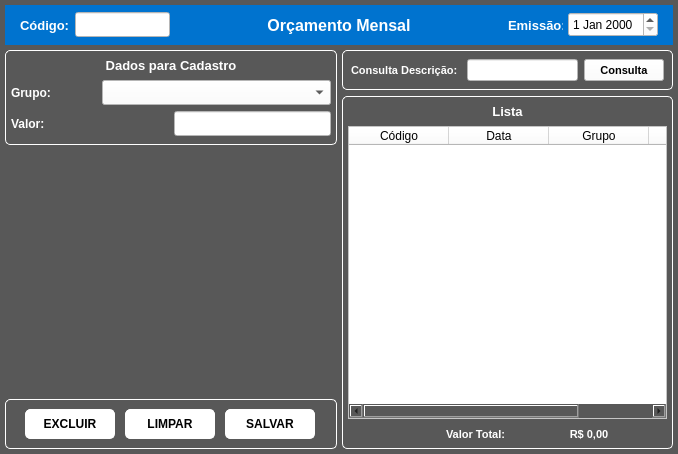
<?xml version="1.0" encoding="UTF-8"?>
<ui version="4.0">
 <class>MainWindow</class>
 <widget class="QMainWindow" name="MainWindow">
  <property name="geometry">
   <rect>
    <x>0</x>
    <y>0</y>
    <width>678</width>
    <height>454</height>
   </rect>
  </property>
  <property name="windowTitle">
   <string>Orçamento Mensal</string>
  </property>
  <widget class="QWidget" name="centralwidget">
   <property name="styleSheet">
    <string notr="true">background-color: rgb(88, 88, 88);</string>
   </property>
   <layout class="QVBoxLayout" name="verticalLayout">
    <property name="spacing">
     <number>5</number>
    </property>
    <property name="leftMargin">
     <number>5</number>
    </property>
    <property name="topMargin">
     <number>5</number>
    </property>
    <property name="rightMargin">
     <number>5</number>
    </property>
    <property name="bottomMargin">
     <number>5</number>
    </property>
    <item>
     <widget class="QWidget" name="widget" native="true">
      <property name="minimumSize">
       <size>
        <width>0</width>
        <height>40</height>
       </size>
      </property>
      <property name="maximumSize">
       <size>
        <width>16777215</width>
        <height>40</height>
       </size>
      </property>
      <property name="styleSheet">
       <string notr="true">background-color: rgb(0, 115, 207);</string>
      </property>
      <layout class="QHBoxLayout" name="horizontalLayout">
       <property name="spacing">
        <number>5</number>
       </property>
       <property name="leftMargin">
        <number>15</number>
       </property>
       <property name="topMargin">
        <number>5</number>
       </property>
       <property name="rightMargin">
        <number>15</number>
       </property>
       <property name="bottomMargin">
        <number>5</number>
       </property>
       <item>
        <widget class="QLabel" name="label_4">
         <property name="minimumSize">
          <size>
           <width>0</width>
           <height>0</height>
          </size>
         </property>
         <property name="maximumSize">
          <size>
           <width>50</width>
           <height>16777215</height>
          </size>
         </property>
         <property name="font">
          <font>
           <pointsize>10</pointsize>
           <weight>75</weight>
           <bold>true</bold>
          </font>
         </property>
         <property name="styleSheet">
          <string notr="true">color: rgb(255, 255, 255);</string>
         </property>
         <property name="text">
          <string>Código:</string>
         </property>
         <property name="alignment">
          <set>Qt::AlignLeading|Qt::AlignLeft|Qt::AlignVCenter</set>
         </property>
        </widget>
       </item>
       <item>
        <widget class="QLineEdit" name="line_Num">
         <property name="sizePolicy">
          <sizepolicy hsizetype="Preferred" vsizetype="Preferred">
           <horstretch>0</horstretch>
           <verstretch>0</verstretch>
          </sizepolicy>
         </property>
         <property name="minimumSize">
          <size>
           <width>95</width>
           <height>25</height>
          </size>
         </property>
         <property name="maximumSize">
          <size>
           <width>95</width>
           <height>25</height>
          </size>
         </property>
         <property name="font">
          <font>
           <pointsize>9</pointsize>
          </font>
         </property>
         <property name="styleSheet">
          <string notr="true">background-color: rgb(255, 255, 255);</string>
         </property>
         <property name="inputMask">
          <string/>
         </property>
         <property name="text">
          <string/>
         </property>
         <property name="frame">
          <bool>true</bool>
         </property>
         <property name="echoMode">
          <enum>QLineEdit::Normal</enum>
         </property>
         <property name="alignment">
          <set>Qt::AlignCenter</set>
         </property>
         <property name="dragEnabled">
          <bool>false</bool>
         </property>
         <property name="placeholderText">
          <string/>
         </property>
        </widget>
       </item>
       <item>
        <widget class="QLabel" name="label_titulo">
         <property name="font">
          <font>
           <pointsize>12</pointsize>
           <weight>75</weight>
           <bold>true</bold>
          </font>
         </property>
         <property name="styleSheet">
          <string notr="true">color: rgb(255, 255, 255);</string>
         </property>
         <property name="text">
          <string>Orçamento Mensal</string>
         </property>
         <property name="alignment">
          <set>Qt::AlignCenter</set>
         </property>
        </widget>
       </item>
       <item>
        <widget class="QLabel" name="label">
         <property name="minimumSize">
          <size>
           <width>0</width>
           <height>0</height>
          </size>
         </property>
         <property name="maximumSize">
          <size>
           <width>55</width>
           <height>16777215</height>
          </size>
         </property>
         <property name="font">
          <font>
           <pointsize>10</pointsize>
           <weight>75</weight>
           <bold>true</bold>
          </font>
         </property>
         <property name="styleSheet">
          <string notr="true">color: rgb(255, 255, 255);</string>
         </property>
         <property name="text">
          <string>Emissão:</string>
         </property>
        </widget>
       </item>
       <item>
        <widget class="QDateEdit" name="date_Emissao">
         <property name="sizePolicy">
          <sizepolicy hsizetype="Preferred" vsizetype="Preferred">
           <horstretch>0</horstretch>
           <verstretch>0</verstretch>
          </sizepolicy>
         </property>
         <property name="minimumSize">
          <size>
           <width>90</width>
           <height>25</height>
          </size>
         </property>
         <property name="maximumSize">
          <size>
           <width>90</width>
           <height>25</height>
          </size>
         </property>
         <property name="font">
          <font>
           <pointsize>9</pointsize>
           <weight>50</weight>
           <bold>false</bold>
          </font>
         </property>
         <property name="styleSheet">
          <string notr="true">background-color: rgb(255, 255, 255);</string>
         </property>
        </widget>
       </item>
      </layout>
     </widget>
    </item>
    <item>
     <widget class="QWidget" name="widget_2" native="true">
      <layout class="QGridLayout" name="gridLayout" columnstretch="0,0">
       <property name="leftMargin">
        <number>0</number>
       </property>
       <property name="topMargin">
        <number>0</number>
       </property>
       <property name="rightMargin">
        <number>0</number>
       </property>
       <property name="bottomMargin">
        <number>0</number>
       </property>
       <property name="spacing">
        <number>5</number>
       </property>
       <item row="0" column="0">
        <widget class="QWidget" name="widget_3" native="true">
         <property name="minimumSize">
          <size>
           <width>0</width>
           <height>0</height>
          </size>
         </property>
         <property name="maximumSize">
          <size>
           <width>350</width>
           <height>16777215</height>
          </size>
         </property>
         <layout class="QGridLayout" name="gridLayout_2">
          <property name="leftMargin">
           <number>0</number>
          </property>
          <property name="topMargin">
           <number>0</number>
          </property>
          <property name="rightMargin">
           <number>0</number>
          </property>
          <property name="bottomMargin">
           <number>0</number>
          </property>
          <property name="horizontalSpacing">
           <number>0</number>
          </property>
          <property name="verticalSpacing">
           <number>6</number>
          </property>
          <item row="2" column="0">
           <widget class="QWidget" name="widget_6" native="true">
            <property name="minimumSize">
             <size>
              <width>0</width>
              <height>50</height>
             </size>
            </property>
            <property name="maximumSize">
             <size>
              <width>16777215</width>
              <height>50</height>
             </size>
            </property>
            <property name="styleSheet">
             <string notr="true">QWidget {
    border: 1px solid rgb(255, 255, 255); /* Define a largura, estilo e cor da borda */
    border-radius: 5px; /* (Opcional) Adiciona cantos arredondados */
}</string>
            </property>
            <layout class="QHBoxLayout" name="horizontalLayout_2">
             <property name="spacing">
              <number>5</number>
             </property>
             <property name="leftMargin">
              <number>15</number>
             </property>
             <property name="topMargin">
              <number>5</number>
             </property>
             <property name="rightMargin">
              <number>15</number>
             </property>
             <property name="bottomMargin">
              <number>5</number>
             </property>
             <item>
              <widget class="QPushButton" name="btn_Excluir">
               <property name="sizePolicy">
                <sizepolicy hsizetype="Preferred" vsizetype="Preferred">
                 <horstretch>0</horstretch>
                 <verstretch>0</verstretch>
                </sizepolicy>
               </property>
               <property name="minimumSize">
                <size>
                 <width>90</width>
                 <height>30</height>
                </size>
               </property>
               <property name="maximumSize">
                <size>
                 <width>90</width>
                 <height>30</height>
                </size>
               </property>
               <property name="font">
                <font>
                 <pointsize>9</pointsize>
                 <weight>75</weight>
                 <bold>true</bold>
                </font>
               </property>
               <property name="cursor">
                <cursorShape>PointingHandCursor</cursorShape>
               </property>
               <property name="styleSheet">
                <string notr="true">background-color: rgb(255, 255, 255);</string>
               </property>
               <property name="text">
                <string>EXCLUIR</string>
               </property>
              </widget>
             </item>
             <item>
              <widget class="QPushButton" name="btn_Limpar">
               <property name="sizePolicy">
                <sizepolicy hsizetype="Preferred" vsizetype="Preferred">
                 <horstretch>0</horstretch>
                 <verstretch>0</verstretch>
                </sizepolicy>
               </property>
               <property name="minimumSize">
                <size>
                 <width>90</width>
                 <height>30</height>
                </size>
               </property>
               <property name="maximumSize">
                <size>
                 <width>90</width>
                 <height>30</height>
                </size>
               </property>
               <property name="font">
                <font>
                 <pointsize>9</pointsize>
                 <weight>75</weight>
                 <bold>true</bold>
                </font>
               </property>
               <property name="cursor">
                <cursorShape>PointingHandCursor</cursorShape>
               </property>
               <property name="styleSheet">
                <string notr="true">background-color: rgb(255, 255, 255);</string>
               </property>
               <property name="text">
                <string>LIMPAR</string>
               </property>
              </widget>
             </item>
             <item>
              <widget class="QPushButton" name="btn_Salvar">
               <property name="sizePolicy">
                <sizepolicy hsizetype="Preferred" vsizetype="Preferred">
                 <horstretch>0</horstretch>
                 <verstretch>0</verstretch>
                </sizepolicy>
               </property>
               <property name="minimumSize">
                <size>
                 <width>90</width>
                 <height>30</height>
                </size>
               </property>
               <property name="maximumSize">
                <size>
                 <width>90</width>
                 <height>30</height>
                </size>
               </property>
               <property name="font">
                <font>
                 <pointsize>9</pointsize>
                 <weight>75</weight>
                 <bold>true</bold>
                </font>
               </property>
               <property name="cursor">
                <cursorShape>PointingHandCursor</cursorShape>
               </property>
               <property name="styleSheet">
                <string notr="true">background-color: rgb(255, 255, 255);</string>
               </property>
               <property name="text">
                <string>SALVAR</string>
               </property>
              </widget>
             </item>
            </layout>
           </widget>
          </item>
          <item row="0" column="0">
           <widget class="QWidget" name="widget_8" native="true">
            <property name="minimumSize">
             <size>
              <width>0</width>
              <height>0</height>
             </size>
            </property>
            <property name="maximumSize">
             <size>
              <width>16777215</width>
              <height>95</height>
             </size>
            </property>
            <property name="styleSheet">
             <string notr="true">#widget_8 {
    border: 1px solid rgb(255, 255, 255); /* Define a largura, estilo e cor da borda */
    border-radius: 5px; /* (Opcional) Adiciona cantos arredondados */
}</string>
            </property>
            <layout class="QVBoxLayout" name="verticalLayout_4">
             <property name="leftMargin">
              <number>6</number>
             </property>
             <property name="topMargin">
              <number>6</number>
             </property>
             <property name="rightMargin">
              <number>6</number>
             </property>
             <property name="bottomMargin">
              <number>6</number>
             </property>
             <item>
              <widget class="QLabel" name="label_titulo_2">
               <property name="maximumSize">
                <size>
                 <width>16777215</width>
                 <height>18</height>
                </size>
               </property>
               <property name="font">
                <font>
                 <pointsize>10</pointsize>
                 <weight>75</weight>
                 <bold>true</bold>
                </font>
               </property>
               <property name="styleSheet">
                <string notr="true">color: rgb(255, 255, 255);</string>
               </property>
               <property name="text">
                <string>Dados para Cadastro</string>
               </property>
               <property name="alignment">
                <set>Qt::AlignCenter</set>
               </property>
              </widget>
             </item>
             <item>
              <widget class="QWidget" name="widget_10" native="true">
               <property name="maximumSize">
                <size>
                 <width>16777215</width>
                 <height>25</height>
                </size>
               </property>
               <layout class="QHBoxLayout" name="horizontalLayout_5">
                <property name="leftMargin">
                 <number>0</number>
                </property>
                <property name="topMargin">
                 <number>0</number>
                </property>
                <property name="rightMargin">
                 <number>0</number>
                </property>
                <property name="bottomMargin">
                 <number>0</number>
                </property>
                <item>
                 <widget class="QLabel" name="label_11">
                  <property name="minimumSize">
                   <size>
                    <width>0</width>
                    <height>0</height>
                   </size>
                  </property>
                  <property name="maximumSize">
                   <size>
                    <width>85</width>
                    <height>16777215</height>
                   </size>
                  </property>
                  <property name="font">
                   <font>
                    <pointsize>9</pointsize>
                    <weight>75</weight>
                    <bold>true</bold>
                   </font>
                  </property>
                  <property name="styleSheet">
                   <string notr="true">color: rgb(255, 255, 255);</string>
                  </property>
                  <property name="text">
                   <string>Grupo:</string>
                  </property>
                 </widget>
                </item>
                <item>
                 <widget class="QComboBox" name="combo_Grupo">
                  <property name="sizePolicy">
                   <sizepolicy hsizetype="Preferred" vsizetype="Preferred">
                    <horstretch>0</horstretch>
                    <verstretch>0</verstretch>
                   </sizepolicy>
                  </property>
                  <property name="minimumSize">
                   <size>
                    <width>0</width>
                    <height>0</height>
                   </size>
                  </property>
                  <property name="maximumSize">
                   <size>
                    <width>16777215</width>
                    <height>16777215</height>
                   </size>
                  </property>
                  <property name="font">
                   <font>
                    <pointsize>9</pointsize>
                    <weight>50</weight>
                    <bold>false</bold>
                   </font>
                  </property>
                  <property name="styleSheet">
                   <string notr="true">background-color: rgb(255, 255, 255);</string>
                  </property>
                  <item>
                   <property name="text">
                    <string/>
                   </property>
                  </item>
                 </widget>
                </item>
               </layout>
              </widget>
             </item>
             <item>
              <widget class="QWidget" name="widget_9" native="true">
               <property name="maximumSize">
                <size>
                 <width>16777215</width>
                 <height>25</height>
                </size>
               </property>
               <layout class="QHBoxLayout" name="horizontalLayout_3">
                <property name="leftMargin">
                 <number>0</number>
                </property>
                <property name="topMargin">
                 <number>0</number>
                </property>
                <property name="rightMargin">
                 <number>0</number>
                </property>
                <property name="bottomMargin">
                 <number>0</number>
                </property>
                <item>
                 <widget class="QLabel" name="label_24">
                  <property name="font">
                   <font>
                    <pointsize>9</pointsize>
                    <weight>75</weight>
                    <bold>true</bold>
                   </font>
                  </property>
                  <property name="styleSheet">
                   <string notr="true">color: rgb(255, 255, 255);</string>
                  </property>
                  <property name="text">
                   <string>Valor:</string>
                  </property>
                  <property name="alignment">
                   <set>Qt::AlignLeading|Qt::AlignLeft|Qt::AlignVCenter</set>
                  </property>
                 </widget>
                </item>
                <item>
                 <widget class="QLineEdit" name="line_Valor">
                  <property name="sizePolicy">
                   <sizepolicy hsizetype="Preferred" vsizetype="Preferred">
                    <horstretch>0</horstretch>
                    <verstretch>0</verstretch>
                   </sizepolicy>
                  </property>
                  <property name="minimumSize">
                   <size>
                    <width>0</width>
                    <height>0</height>
                   </size>
                  </property>
                  <property name="maximumSize">
                   <size>
                    <width>16777215</width>
                    <height>16777215</height>
                   </size>
                  </property>
                  <property name="font">
                   <font>
                    <pointsize>9</pointsize>
                   </font>
                  </property>
                  <property name="styleSheet">
                   <string notr="true">background-color: rgb(255, 255, 255);</string>
                  </property>
                  <property name="text">
                   <string/>
                  </property>
                  <property name="maxLength">
                   <number>45</number>
                  </property>
                  <property name="alignment">
                   <set>Qt::AlignLeading|Qt::AlignLeft|Qt::AlignVCenter</set>
                  </property>
                 </widget>
                </item>
               </layout>
              </widget>
             </item>
            </layout>
           </widget>
          </item>
          <item row="1" column="0">
           <widget class="QWidget" name="widget_5" native="true"/>
          </item>
         </layout>
        </widget>
       </item>
       <item row="0" column="1">
        <widget class="QWidget" name="widget_7" native="true">
         <layout class="QVBoxLayout" name="verticalLayout_2">
          <property name="leftMargin">
           <number>0</number>
          </property>
          <property name="topMargin">
           <number>0</number>
          </property>
          <property name="rightMargin">
           <number>0</number>
          </property>
          <property name="bottomMargin">
           <number>0</number>
          </property>
          <item>
           <widget class="QWidget" name="widget_11" native="true">
            <property name="maximumSize">
             <size>
              <width>16777215</width>
              <height>40</height>
             </size>
            </property>
            <property name="styleSheet">
             <string notr="true">#widget_11 {
    border: 1px solid rgb(255, 255, 255); /* Define a largura, estilo e cor da borda */
    border-radius: 5px; /* (Opcional) Adiciona cantos arredondados */
}</string>
            </property>
            <layout class="QHBoxLayout" name="horizontalLayout_4">
             <item>
              <widget class="QLabel" name="label_6">
               <property name="maximumSize">
                <size>
                 <width>110</width>
                 <height>16777215</height>
                </size>
               </property>
               <property name="font">
                <font>
                 <pointsize>8</pointsize>
                 <weight>75</weight>
                 <bold>true</bold>
                </font>
               </property>
               <property name="styleSheet">
                <string notr="true">color: rgb(255, 255, 255);</string>
               </property>
               <property name="text">
                <string>Consulta Descrição:</string>
               </property>
               <property name="alignment">
                <set>Qt::AlignLeading|Qt::AlignLeft|Qt::AlignVCenter</set>
               </property>
              </widget>
             </item>
             <item>
              <widget class="QLineEdit" name="line_Consulta">
               <property name="sizePolicy">
                <sizepolicy hsizetype="Preferred" vsizetype="Preferred">
                 <horstretch>0</horstretch>
                 <verstretch>0</verstretch>
                </sizepolicy>
               </property>
               <property name="font">
                <font>
                 <pointsize>8</pointsize>
                </font>
               </property>
               <property name="styleSheet">
                <string notr="true">background-color: rgb(255, 255, 255);</string>
               </property>
               <property name="alignment">
                <set>Qt::AlignLeading|Qt::AlignLeft|Qt::AlignVCenter</set>
               </property>
              </widget>
             </item>
             <item>
              <widget class="QPushButton" name="btn_Consulta">
               <property name="sizePolicy">
                <sizepolicy hsizetype="Preferred" vsizetype="Preferred">
                 <horstretch>0</horstretch>
                 <verstretch>0</verstretch>
                </sizepolicy>
               </property>
               <property name="maximumSize">
                <size>
                 <width>80</width>
                 <height>16777215</height>
                </size>
               </property>
               <property name="font">
                <font>
                 <pointsize>8</pointsize>
                 <weight>75</weight>
                 <bold>true</bold>
                </font>
               </property>
               <property name="cursor">
                <cursorShape>PointingHandCursor</cursorShape>
               </property>
               <property name="layoutDirection">
                <enum>Qt::LeftToRight</enum>
               </property>
               <property name="autoFillBackground">
                <bool>false</bool>
               </property>
               <property name="styleSheet">
                <string notr="true">background-color: rgb(255, 255, 255);</string>
               </property>
               <property name="text">
                <string>Consulta</string>
               </property>
               <property name="checkable">
                <bool>false</bool>
               </property>
               <property name="autoDefault">
                <bool>false</bool>
               </property>
               <property name="default">
                <bool>false</bool>
               </property>
               <property name="flat">
                <bool>false</bool>
               </property>
              </widget>
             </item>
            </layout>
           </widget>
          </item>
          <item>
           <widget class="QWidget" name="widget_4" native="true">
            <property name="styleSheet">
             <string notr="true">#widget_4 {
    border: 1px solid rgb(255, 255, 255); /* Define a largura, estilo e cor da borda */
    border-radius: 5px; /* (Opcional) Adiciona cantos arredondados */
}</string>
            </property>
            <layout class="QVBoxLayout" name="verticalLayout_3">
             <property name="spacing">
              <number>6</number>
             </property>
             <property name="leftMargin">
              <number>6</number>
             </property>
             <property name="topMargin">
              <number>6</number>
             </property>
             <property name="rightMargin">
              <number>6</number>
             </property>
             <property name="bottomMargin">
              <number>6</number>
             </property>
             <item>
              <widget class="QLabel" name="label_5">
               <property name="minimumSize">
                <size>
                 <width>0</width>
                 <height>0</height>
                </size>
               </property>
               <property name="maximumSize">
                <size>
                 <width>16777215</width>
                 <height>18</height>
                </size>
               </property>
               <property name="font">
                <font>
                 <pointsize>10</pointsize>
                 <weight>75</weight>
                 <bold>true</bold>
                </font>
               </property>
               <property name="styleSheet">
                <string notr="true">color: rgb(255, 255, 255);</string>
               </property>
               <property name="text">
                <string>Lista</string>
               </property>
               <property name="alignment">
                <set>Qt::AlignCenter</set>
               </property>
              </widget>
             </item>
             <item>
              <widget class="QTableWidget" name="table_Lista">
               <property name="sizePolicy">
                <sizepolicy hsizetype="Preferred" vsizetype="Preferred">
                 <horstretch>0</horstretch>
                 <verstretch>0</verstretch>
                </sizepolicy>
               </property>
               <property name="font">
                <font>
                 <pointsize>7</pointsize>
                </font>
               </property>
               <property name="styleSheet">
                <string notr="true">background-color: rgb(255, 255, 255);</string>
               </property>
               <attribute name="verticalHeaderDefaultSectionSize">
                <number>0</number>
               </attribute>
               <attribute name="verticalHeaderMinimumSectionSize">
                <number>0</number>
               </attribute>
               <column>
                <property name="text">
                 <string>Código</string>
                </property>
               </column>
               <column>
                <property name="text">
                 <string>Data</string>
                </property>
               </column>
               <column>
                <property name="text">
                 <string>Grupo</string>
                </property>
               </column>
               <column>
                <property name="text">
                 <string>Valor</string>
                </property>
               </column>
              </widget>
             </item>
             <item>
              <widget class="QWidget" name="widget_12" native="true">
               <property name="maximumSize">
                <size>
                 <width>16777215</width>
                 <height>18</height>
                </size>
               </property>
               <layout class="QHBoxLayout" name="horizontalLayout_6">
                <property name="leftMargin">
                 <number>0</number>
                </property>
                <property name="topMargin">
                 <number>0</number>
                </property>
                <property name="rightMargin">
                 <number>0</number>
                </property>
                <property name="bottomMargin">
                 <number>0</number>
                </property>
                <item>
                 <widget class="QLabel" name="label_7">
                  <property name="maximumSize">
                   <size>
                    <width>16777215</width>
                    <height>16777215</height>
                   </size>
                  </property>
                  <property name="font">
                   <font>
                    <pointsize>8</pointsize>
                    <weight>75</weight>
                    <bold>true</bold>
                   </font>
                  </property>
                  <property name="styleSheet">
                   <string notr="true">color: rgb(255, 255, 255);</string>
                  </property>
                  <property name="text">
                   <string>Valor Total:</string>
                  </property>
                  <property name="alignment">
                   <set>Qt::AlignRight|Qt::AlignTrailing|Qt::AlignVCenter</set>
                  </property>
                 </widget>
                </item>
                <item>
                 <widget class="QLabel" name="label_Total">
                  <property name="maximumSize">
                   <size>
                    <width>16777215</width>
                    <height>16777215</height>
                   </size>
                  </property>
                  <property name="font">
                   <font>
                    <pointsize>8</pointsize>
                    <weight>75</weight>
                    <bold>true</bold>
                   </font>
                  </property>
                  <property name="styleSheet">
                   <string notr="true">color: rgb(255, 255, 255);</string>
                  </property>
                  <property name="text">
                   <string>R$ 0,00</string>
                  </property>
                  <property name="alignment">
                   <set>Qt::AlignCenter</set>
                  </property>
                 </widget>
                </item>
               </layout>
              </widget>
             </item>
            </layout>
           </widget>
          </item>
         </layout>
        </widget>
       </item>
      </layout>
     </widget>
    </item>
   </layout>
  </widget>
 </widget>
 <resources/>
 <connections/>
</ui>
